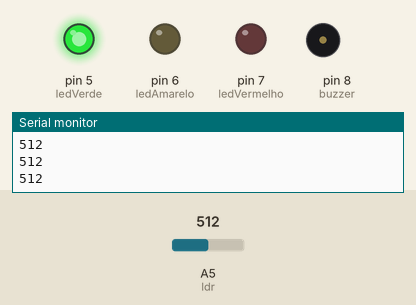
Recording of a sketch running on a simulated Arduino Uno, built with avr-gcc and run on an emulated ATmega328P. On the bench: output pins drawn as LEDs (lit = HIGH), buzzer (waves = sounding, pin HIGH), the last lines printed to the serial monitor. The test bench sets the inputs (shaded band); at power-on: A5 (ldr) = 512.

Above: at 1.3 s.
1.4 s: A5 (ldr) set to 488
At 2.2 s:
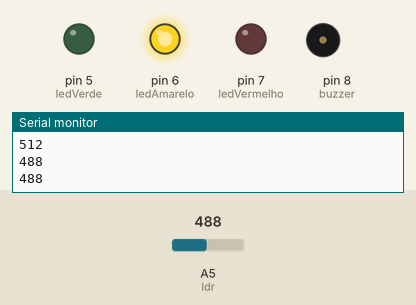
3.0 s: A5 (ldr) set to 109
4.5 s: A5 (ldr) set to 95
At 5.8 s:
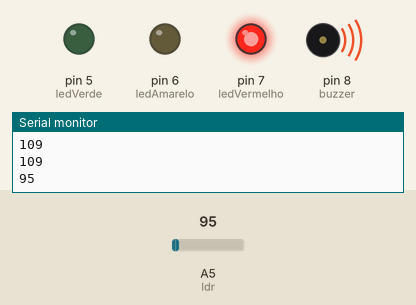
7.5 s: A5 (ldr) set to 122
At 7.9 s:
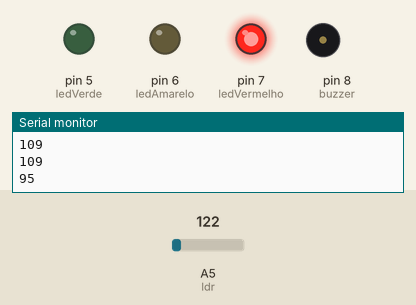
9.5 s: A5 (ldr) set to 90
At 10.8 s:
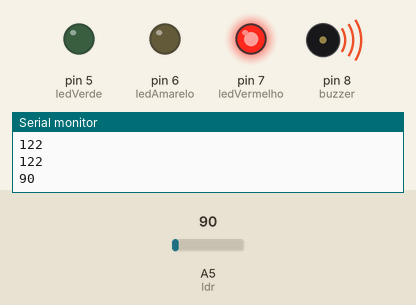
Timing chart, 0 to 13.5 s (numbered marks = the images above; inputs shaded):
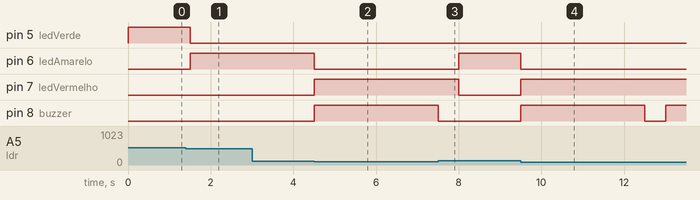

The sketch:

ldr_vinheria.ino
```cpp
int ldr = A5;

int ledVerde = 5;
int ledAmarelo = 6;
int ledVermelho = 7;

int buzzer = 8;

void setup() {
  pinMode(ledVerde, OUTPUT);
  pinMode(ledAmarelo, OUTPUT);
  pinMode(ledVermelho, OUTPUT);
  pinMode(buzzer, OUTPUT);

  Serial.begin(9600);
}

void loop() {
  int valorLdr = analogRead(ldr);
  Serial.println(valorLdr);

  if (valorLdr < 100) {
    digitalWrite(ledVerde, LOW);
    digitalWrite(ledAmarelo, LOW);
    digitalWrite(ledVermelho, HIGH);

    digitalWrite(buzzer, HIGH);
    delay(3000);
    digitalWrite(buzzer, LOW);
  }
  else if (valorLdr > 500) {
    digitalWrite(ledVerde, HIGH);
    digitalWrite(ledAmarelo, LOW);
    digitalWrite(ledVermelho, LOW);
    digitalWrite(buzzer, LOW);
  }
  else {
    digitalWrite(ledVerde, LOW);
    digitalWrite(ledAmarelo, HIGH);
    digitalWrite(ledVermelho, LOW);

  }

  delay(500);
}
```

Measured:
- the behaviour switches between 501 and 500 on A5 (ldr) (found by bisection; images 0 and 1)
- the behaviour switches between 100 and 99 on A5 (ldr) (found by bisection; images 1 and 2)
- after the input at 1.4 s, pin 5 (ledVerde): HIGH → LOW after 0.10 s; pin 6 (ledAmarelo): LOW → HIGH after 0.10 s
- after the input at 4.5 s, pin 6 (ledAmarelo): HIGH → LOW at once; pin 7 (ledVermelho), pin 8 (buzzer): LOW → HIGH at once
- after the input at 7.5 s, pin 6 (ledAmarelo): LOW → HIGH after 0.50 s; pin 7 (ledVermelho): HIGH → LOW after 0.50 s; pin 8 (buzzer): goes on until 7.5 s, then stays LOW
- after the input at 9.5 s, pin 6 (ledAmarelo): HIGH → LOW at once; pin 7 (ledVermelho): LOW → HIGH at once; pin 8 (buzzer): LOW → HIGH at once, → LOW 3.0 s later, → HIGH 0.50 s later
